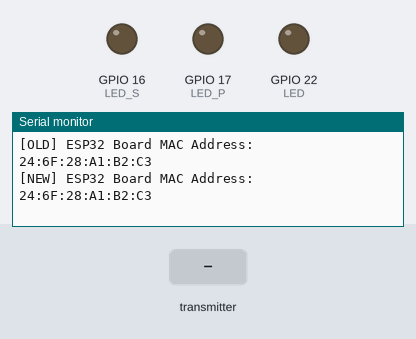
Recording of a program running on a simulated ESP32. Shown: output pins drawn as LEDs (lit = HIGH), the last lines printed to the serial monitor. The inputs (shaded band) are chosen by the test bench.

Above: at 1.2 s.
1.3 s: the transmitter starts sending id = 0
At 1.64 s:
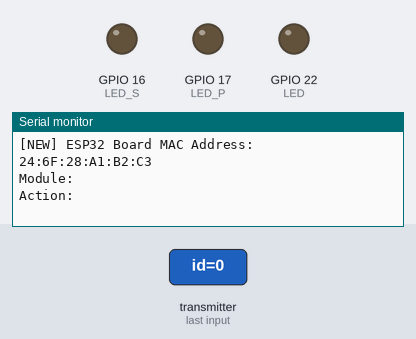
2.8 s: the transmitter starts sending action = 0
At 3.14 s:
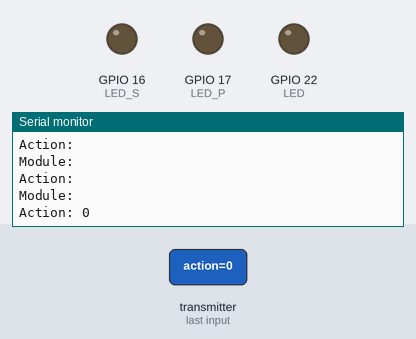

The program:

main.cpp
```cpp
// HID module firmware
//
// TODO:
// USB HID keyboard and mouse implementation
// Map actions to in game keystrokes
//
// References:
// https://randomnerdtutorials.com/esp-now-many-to-one-esp32/
// https://randomnerdtutorials.com/get-change-esp32-esp8266-mac-address-arduino/

#include <Arduino.h>
#include "connections.h"
#include <WiFi.h>
#include <esp_now.h>
#include <esp_wifi.h>

uint8_t MACAddress[] = {0x32, 0xAE, 0xA4, 0x07, 0x0D, 0x66};

typedef struct struct_payload
{
  uint8_t id;
  char action;
} struct_payload;

struct_payload payload;

void setupMACAddress()
{
  Serial.print("[OLD] ESP32 Board MAC Address:  ");
  Serial.println(WiFi.macAddress());

  esp_wifi_set_mac(WIFI_IF_STA, &MACAddress[0]);

  Serial.print("[NEW] ESP32 Board MAC Address:  ");
  Serial.println(WiFi.macAddress());
}

void OnDataRecieved(const uint8_t *mac_addr, const uint8_t *incomingPayload, int len)
{
  memcpy(&payload, incomingPayload, sizeof(payload));

  Serial.printf("Module: %c \n", payload.id);
  Serial.println();
  Serial.printf("Action: %c \n", payload.action);
  Serial.println();

  switch(payload.action) {
    // Action: Break block
    case 'S':
      // HID.sendMouseClick("LEFT");
      break;

    // Action: Place block
    case 'P':
      // HID.sendMouseClick("RIGHT");
      break;

    // Action: Move forward
    case 'W':
      // HID.sendKeystroke("UP_ARROW");
      break;
  }
}

void setup()
{
  // Setup serial port for debugging purposes
  Serial.begin(9600);

  // Setup GPIO pins
  pinMode(LED_S, OUTPUT);
  pinMode(LED_P, OUTPUT);
  pinMode(LED, OUTPUT);

  // Change MAC address for easy programmability
  setupMACAddress();

  // Setup ESP-NOW
  WiFi.mode(WIFI_STA);

  if (esp_now_init() != ESP_OK)
  {
    Serial.println("Error initializing ESP-NOW");
    return;
  }

  esp_now_register_recv_cb(OnDataRecieved);
}

void loop()
{
}
```

HID.h
```cpp
#ifndef HID_H
#define HID_H

// https://wiki.osdev.org/USB_Human_Interface_Devices#USB_keyboard
// https://eleccelerator.com/tutorial-about-usb-hid-report-descriptors/

#include<Arduino.h>

#define MOUSE_CLICK_LEFT  0
#define MOUSE_CLICK_RIGHT 1

class USB_HID {
    public:
        void sendMouseClick(uint8_t click);
        void sendKeystroke(uint8_t key);
};

#endif //HID_H
```

HID.cpp
```cpp
// Keyboard and mouse USB HID uses HT42B564-x as a USB(HID) to UART Bridge IC
// Additional information: https://www.szlcsc.com/info/12597.html

#include "HID.h"

void USB_HID::sendMouseClick(uint8_t click)
{
    switch (click)
    {
    case MOUSE_CLICK_LEFT:
        Serial.println("Mouse: Click left");
        break;
    case MOUSE_CLICK_RIGHT:
        Serial.println("Mouse: Click right");
        break;
    }
}

void USB_HID::sendKeystroke(uint8_t key)
{
    Serial.print("Keyboard: ");
    Serial.println(key);
}
```

connections.h
```cpp
// AUX GPIO: Added for future extension and not used
// The ADC channel connected to pin 35 can be used to check LiPo battery voltage

#ifndef CONNECTIONS_H
#define CONNECTIONS_H

#define LED_S   16
#define LED_P   17

#define LED     22

#define AUX_1   23
#define AUX_2   25
#define AUX_3   26
#define AUX_4   27
#define AUX_5   32  // ADC
#define AUX_6   33  // ADC
#define AUX_7   34  // ADC
#define AUX_8   35  // ADC

#endif //CONNECTIONS_H
```

Measured:
- after the input at 1.3 s, the serial monitor: prints a new line at once (image 1)
- after the input at 2.8 s, the serial monitor: prints a new line at once (image 2)
